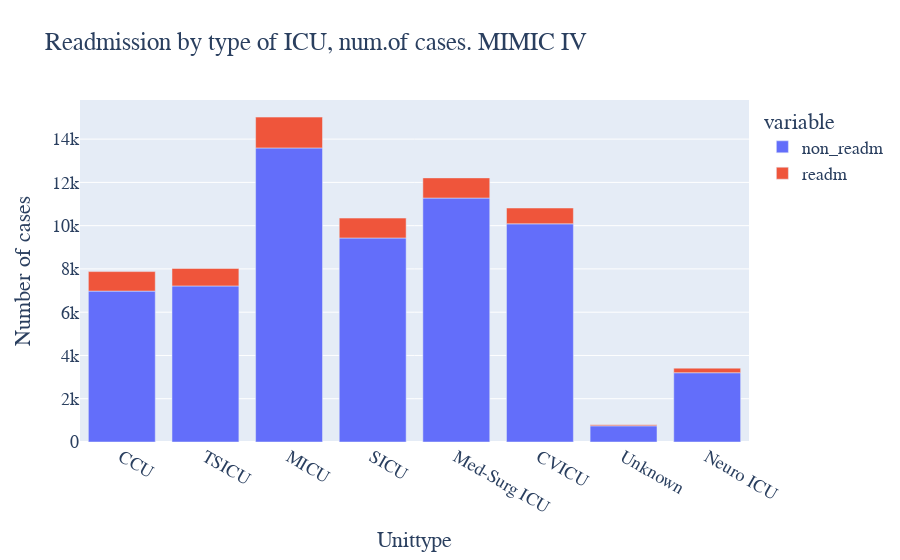

The code cell stored with this chart in its notebook:
### Code cell
fig = px.bar(readmission_rate_by_unittype_mimic_plot, x="unittype", y=["non_readm","readm"], title="Wide-Form Input")
#fig.show()
fig.update_layout(
    title="Readmission by type of ICU, num.of cases. MIMIC IV",
    xaxis_title="Unittype",
    yaxis_title="Number of cases",
    font=dict(
        family="Courier New, monospace",
        size=18,
        #color="#7f7f7f"
    )
)

### Figure 1 — Plotly figure (JSON) as saved in the notebook; plotly's stock layout.template omitted (floating-point values rounded to 4 significant figures)
{"data": [{"alignmentgroup": "True", "hovertemplate": "variable=non_readm<br>unittype=%{x}<br>value=%{y}<extra></extra>", "legendgroup": "non_readm", "marker": {"color": "#636efa", "pattern": {"shape": ""}}, "name": "non_readm", "offsetgroup": "non_readm", "orientation": "v", "showlegend": true, "textposition": "auto", "type": "bar", "x": ["CCU", "TSICU", "MICU", "SICU", "Med-Surg ICU", "CVICU", "Unknown", "Neuro ICU"], "xaxis": "x", "y": [6975, 7213, 13592, 9430, 11276, 10085, 748, 3202], "yaxis": "y"}, {"alignmentgroup": "True", "hovertemplate": "variable=readm<br>unittype=%{x}<br>value=%{y}<extra></extra>", "legendgroup": "readm", "marker": {"color": "#EF553B", "pattern": {"shape": ""}}, "name": "readm", "offsetgroup": "readm", "orientation": "v", "showlegend": true, "textposition": "auto", "type": "bar", "x": ["CCU", "TSICU", "MICU", "SICU", "Med-Surg ICU", "CVICU", "Unknown", "Neuro ICU"], "xaxis": "x", "y": [902, 810, 1426, 920, 932, 731, 51, 212], "yaxis": "y"}], "layout": {"autosize": true, "barmode": "relative", "font": {"family": "Courier New, monospace", "size": 18}, "legend": {"title": {"text": "variable"}, "tracegroupgap": 0}, "title": {"text": "Readmission by type of ICU, num.of cases. MIMIC IV"}, "xaxis": {"anchor": "y", "autorange": true, "domain": [0, 1], "range": [-0.5, 7.5], "title": {"text": "Unittype"}, "type": "category"}, "yaxis": {"anchor": "x", "autorange": true, "domain": [0, 1], "range": [0, 15810.0], "title": {"text": "Number of cases"}, "type": "linear"}}}
